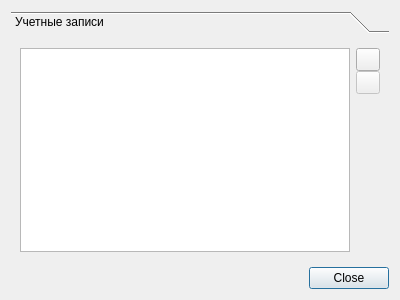
<?xml version="1.0" encoding="UTF-8"?>
<ui version="4.0">
 <class>DialogSettings</class>
 <widget class="QDialog" name="DialogSettings">
  <property name="geometry">
   <rect>
    <x>0</x>
    <y>0</y>
    <width>400</width>
    <height>300</height>
   </rect>
  </property>
  <property name="windowTitle">
   <string>Настройки</string>
  </property>
  <layout class="QVBoxLayout" name="verticalLayout">
   <item>
    <widget class="QToolBox" name="toolBox">
     <property name="currentIndex">
      <number>0</number>
     </property>
     <widget class="QWidget" name="settingsAccounts">
      <property name="geometry">
       <rect>
        <x>0</x>
        <y>0</y>
        <width>382</width>
        <height>219</height>
       </rect>
      </property>
      <attribute name="icon">
       <iconset theme="resource-group">
        <normaloff/>
       </iconset>
      </attribute>
      <attribute name="label">
       <string>Учетные записи</string>
      </attribute>
      <layout class="QHBoxLayout" name="horizontalLayout">
       <item>
        <widget class="QListWidget" name="listAccounts">
         <property name="uniformItemSizes">
          <bool>true</bool>
         </property>
        </widget>
       </item>
       <item>
        <layout class="QVBoxLayout" name="verticalLayout_2">
         <property name="spacing">
          <number>0</number>
         </property>
         <item>
          <widget class="QToolButton" name="buttonAccountAdd">
           <property name="toolTip">
            <string>Добавить учетную запись</string>
           </property>
           <property name="icon">
            <iconset theme="list-add">
             <normaloff/>
            </iconset>
           </property>
           <property name="iconSize">
            <size>
             <width>16</width>
             <height>16</height>
            </size>
           </property>
          </widget>
         </item>
         <item>
          <widget class="QToolButton" name="buttonAccountRemove">
           <property name="enabled">
            <bool>false</bool>
           </property>
           <property name="toolTip">
            <string>Удалить учетную запись</string>
           </property>
           <property name="icon">
            <iconset theme="list-remove">
             <normaloff/>
            </iconset>
           </property>
           <property name="iconSize">
            <size>
             <width>16</width>
             <height>16</height>
            </size>
           </property>
          </widget>
         </item>
         <item>
          <spacer name="verticalSpacer">
           <property name="orientation">
            <enum>Qt::Vertical</enum>
           </property>
           <property name="sizeHint" stdset="0">
            <size>
             <width>20</width>
             <height>40</height>
            </size>
           </property>
          </spacer>
         </item>
        </layout>
       </item>
      </layout>
     </widget>
    </widget>
   </item>
   <item>
    <widget class="QDialogButtonBox" name="buttonBox">
     <property name="orientation">
      <enum>Qt::Horizontal</enum>
     </property>
     <property name="standardButtons">
      <set>QDialogButtonBox::Close</set>
     </property>
    </widget>
   </item>
  </layout>
 </widget>
 <resources/>
 <connections>
  <connection>
   <sender>buttonBox</sender>
   <signal>accepted()</signal>
   <receiver>DialogSettings</receiver>
   <slot>accept()</slot>
   <hints>
    <hint type="sourcelabel">
     <x>227</x>
     <y>279</y>
    </hint>
    <hint type="destinationlabel">
     <x>157</x>
     <y>274</y>
    </hint>
   </hints>
  </connection>
  <connection>
   <sender>buttonBox</sender>
   <signal>rejected()</signal>
   <receiver>DialogSettings</receiver>
   <slot>reject()</slot>
   <hints>
    <hint type="sourcelabel">
     <x>295</x>
     <y>285</y>
    </hint>
    <hint type="destinationlabel">
     <x>286</x>
     <y>274</y>
    </hint>
   </hints>
  </connection>
 </connections>
</ui>
